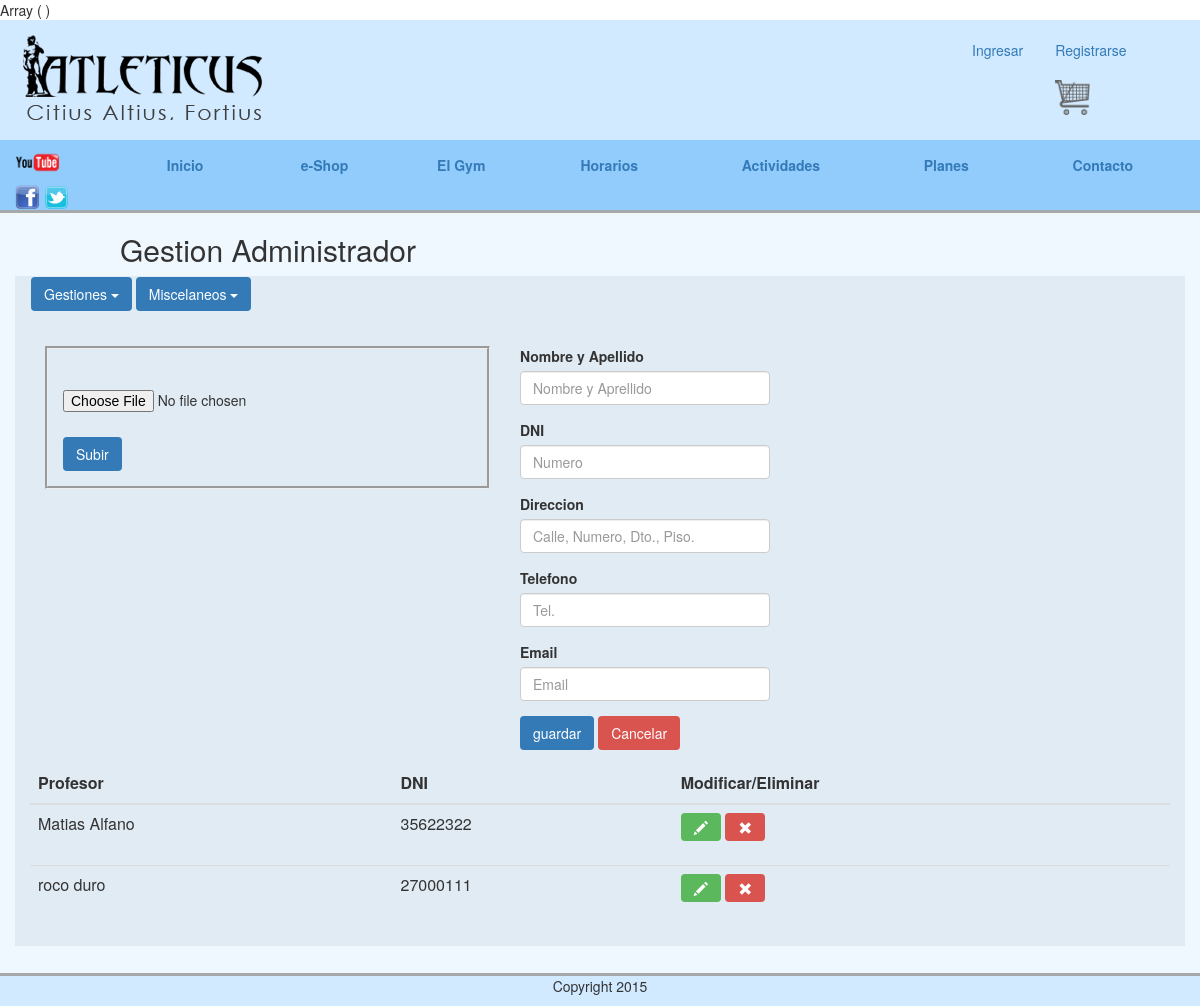
/abmProfesores.php, run on an earlier commit of the app's database.
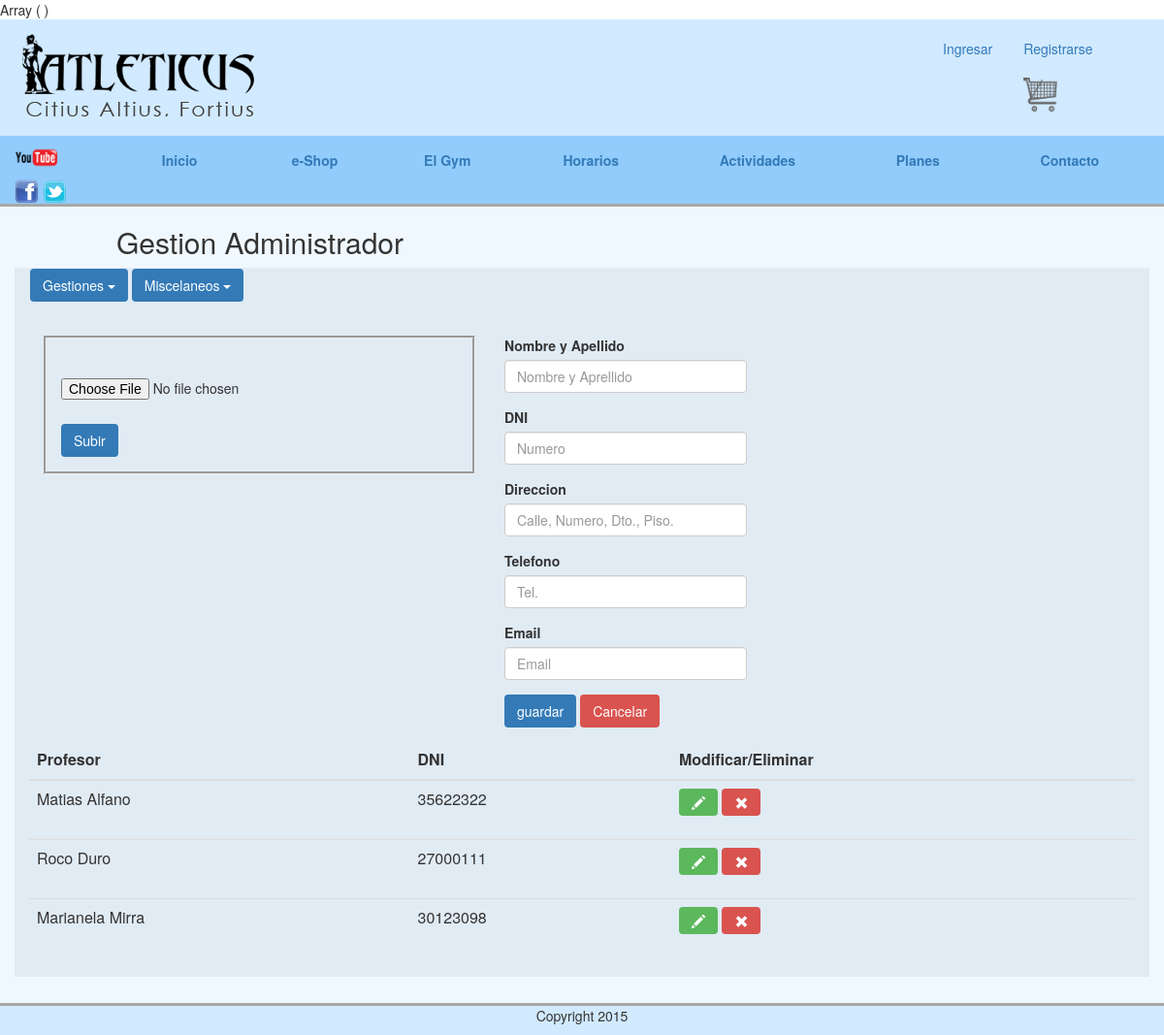
And on a later commit of the database.
### tables this page shows
CREATE TABLE IF NOT EXISTS `profesores` (
  `id_profesor` int(4) NOT NULL,
  `profesor_dni` int(15) NOT NULL,
  `profesor_nombre_apellido` varchar(30) NOT NULL,
  `profesor_direccion` varchar(30) NOT NULL,
  `profesor_telefono` varchar(20) NOT NULL,
  `profesor_mail` varchar(30) NOT NULL
);

### models/connection.php (called while the page is built, shortened)
<?php
class Connection extends MySQLi {
     private static $instance = null ;
     public static function getInstance(){
         if (self::$instance == null){
             self::$instance = new self(self::HOST, self::USER, self::PASSWORD, self::DATABASE);
             self::$instance->query("SET NAMES 'utf8'");
         }
         return self::$instance ;
     }
}

### models/profesores.php (called while the page is built, shortened)
<?php
require("connection.php");
class Profesor
{
    private $connection;
    public function __construct(){
        $this->connection = Connection::getInstance();
    }
    public function getAll(){
        $query = "SELECT id_profesor, profesor_dni, profesor_nombre_apellido FROM profesores";
        $profesores = array();
        if( $result = $this->connection->query($query) ){
            while($fila = $result->fetch_assoc()){
                $profesores[] = $fila;
            }
        }
        return $profesores;
    }
}

### abmProfesores.php (the view, shortened to what this page needs)
   <?php
    require("models/profesores.php");
    $p = new Profesor();
    $profesores = $p->getAll();
?>
    <?php require("partials/gestionHeader.php"); ?>
                <div class="col-md-5">
        <form method="post" action="actions/imagenes.php?action=subir" id="uploadForm" enctype="multipart/form-data">
            <div class="agrupador_fotos_productos">
                <div class="row upload-imagen">
                    <input id="seleccionarImagen" name="imagen" type="file" value="Seleccionar imagen" />
                    <br/>
                    <input class="btn btn-primary" type="submit" value="Subir" />
                </div>
            </div>
        </form>
    </div>
                <div class="col-md-7 col-formulario">
                    <form id ="form_profesores" action="actions/api-profesor.php">
                        <div class="form-group">
                            <label>Nombre y Apellido</label>
                            <input id="nombre" type="text" value="<?= !empty($profesor) ? $profesor["profesor_nombre_apellido"] : ""?>" name="profesor_nombre_apellido" class="form-control abm-inputs" placeholder="Nombre y Aprellido">
                        </div>
                        <div class="form-group">
                            <label>DNI</label>
                            <input id="dni" type="text" value="<?= !empty($profesor) ? $profesor["profesor_dni"] : ""?>" name="profesor_dni" class="form-control abm-inputs" placeholder="Numero">
                        </div>
                        <div class="form-group">
                            <label>Direccion</label>
                            <input id="direccion" type="text" value="<?= !empty($profesor) ? $profesor["profesor_direccion"] : ""?>" name="profesor_direccion" class="form-control abm-inputs" placeholder="Calle, Numero, Dto., Piso.">
                        </div>
                        <div class="form-group">
                            <label>Telefono </label>
                            <input id="telefono" type="text" value="<?= !empty($profesor) ? $profesor["profesor_telefono"] : ""?>" name="profesor_telefono" class="form-control abm-inputs" placeholder="Tel.">
                        </div>
                        <div class="form-group">
                            <label>Email</label>
                            <input id="mail" type="text" value="<?= !empty($profesor) ? $profesor["profesor_mail"] : ""?>" name ="profesor_mail" class="form-control abm-inputs" placeholder="Email">
                        </div>
                        <input type="submit" class="btn btn-primary" name="action" value="<?= $action; ?>"/>
                        <input type="button" class="btn btn-danger" onclick="limpiar()" name="action" value="Cancelar"/>
                    </form>
                </div>
                <table class="table table-hover abm-tablas">
                    <thead>
                        <tr>
                            <th>Profesor</th>
                            <th>DNI</th>
                            <th>Modificar/Eliminar</th>
                        </tr>
                    </thead>
                    <tbody>
                    <?php foreach($profesores as $profesor) {?>
                    <tr>
                        <td class="acti-tipoDescripcion"><?= $profesor["profesor_nombre_apellido"];?></td>
                        <td class="acti-tipoDescripcion"><?= $profesor["profesor_dni"];?></td>
                        <td>
                            <form class="form-inline" action="actions/api-profesor.php" method="post">
                                <button type="submit" name="action" value="editar" class="btn btn-success editar"><sapan class="glyphicon glyphicon-pencil" aria-hidden="true"></sapan></button>
                                <button type="submit" name="action" value="eliminar" class="btn btn-danger eliminar"><sapan class="glyphicon glyphicon-remove" aria-hidden="true"></sapan></button>
                            </form>
                        </td>
                    </tr>
                    <?php } ?>
                    </tbody>
                </table>
        <?php require("partials/gestionFooter.php"); ?>

What changed in the data, as far as the page shows it:
changed profesores: profesor_nombre_apellido "roco duro" → "Roco Duro"
added profesores: profesor_nombre_apellido "Marianela Mirra", profesor_dni "30123098"
